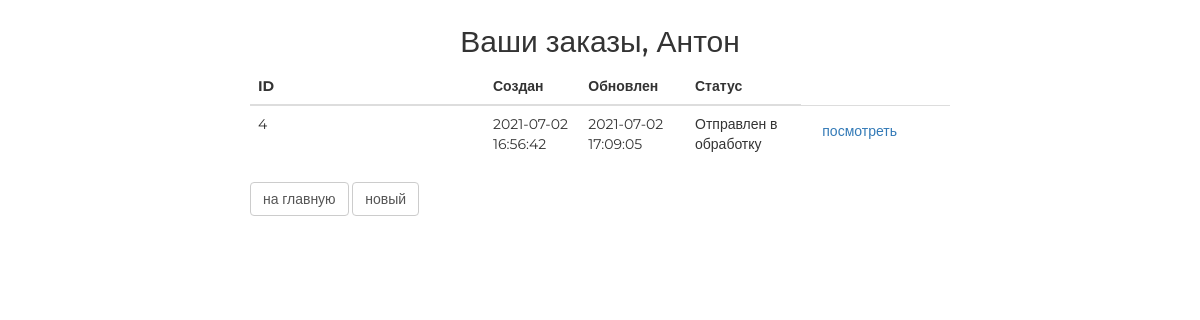
Page /order/ (signed in) on the committed database.
### authapp/models.py (models this page shows, shortened)
class ShopUser(AbstractUser):
    avatar = models.ImageField(upload_to='users_avatars', blank=True)
    age = models.PositiveIntegerField(verbose_name='возраст', default=18)
    activation_key = models.CharField(max_length=128, blank=True)
    activation_key_created = models.DateTimeField(auto_now_add=True, blank=True, null=True)

### ordersapp/models.py (models this page shows, shortened)
class Order(models.Model):
    FORMING = 'FM'
    SENT_TO_PROCEED = 'STP'
    PROCEEDED = 'PRD'
    PAID = 'PD'
    READY = 'RD'
    CANCEL = 'CNC'
    DELIVERED = 'DVD'
    STATUSES = (
        (FORMING, 'Формируется'),
        (SENT_TO_PROCEED, 'Отправлен в обработку'),
        (PROCEEDED, 'Обработан'),
        (PAID, 'Оплачен'),
        (READY, 'Готов к выдаче'),
        (CANCEL, 'Отменен'),
        (DELIVERED, 'Выдан'),
    )
    user = models.ForeignKey(settings.AUTH_USER_MODEL, on_delete=models.CASCADE)
    created = models.DateTimeField(auto_now_add=True, verbose_name='Создан')
    updated = models.DateTimeField(auto_now=True, verbose_name='Обновлен')
    is_active = models.BooleanField(default=True)
    status = models.CharField(choices=STATUSES, default=FORMING, verbose_name="Cтатус", max_length=3)

### ordersapp/views.py (the view)
# urls.py: path('', ordersapp.OrderList.as_view(), name='list'),
class OrderList(ListView):
    model = Order
    def get_queryset(self):
        return Order.objects.filter(user=self.request.user, is_active=True)

### mainapp/context_processors.py (called while the page is built)
def basket(request):
    print(f'context processor basket works')
    basket = []
    if request.user.is_authenticated:
        basket = Basket.objects.filter(user=request.user)
    return {
        'basket': basket,
    }

### ordersapp/templates/ordersapp/order_list.html (shortened to what this page needs)
{% extends 'ordersapp/base.html' %}
{% block content %}
    <div class="text-center h2 header">
        Ваши заказы,
        {% if user.first_name %}
            {{ user.first_name }}
        {% else %}
            Пользователь
        {% endif %}
    </div>
    <table class="table orders_list">
       <thead>
         <tr>
           <th>ID</th>
           <th>Создан</th>
           <th>Обновлен</th>
           <th>Статус</th>
         </tr>
       </thead>
        <tbody>
           {% for item in object_list %}
               {% if item.is_active %}
               <tr>
                   <td class="td1 orders_list">{{ item.pk }}</td>
                   <td>{{ item.created|date:"Y-m-d H:i:s" }}</td>
                   <td>{{ item.updated|date:"Y-m-d H:i:s" }}</td>
                   <td>{{ item.get_status_display }}</td>
                   <td>
                       <a class="btn btn-link" href="{% url 'order:read' item.pk %}">
                           посмотреть
                       </a>
                   </td>
                   <td>
                   </td>
                   <td>
                   </td>
               </tr>
               {% endif %}
           {% endfor %}
       </tbody>
   </table>
   <button class="btn btn-default btn-round">
       <a href="{% url 'main' %}">
           на главную
       </a>
   </button>
   <button class="btn btn-default btn-round">
       <a href="{% url 'order:create' %}">
           новый
       </a>
   </button>
{% endblock %}

### static/css/style.css (style rules this page uses)
* { margin: 0; padding: 0; }
body { font-family: 'Montserrat', sans-serif; }
html, body { height: 100%; }
.basket_container button a { text-decoration: none; color: #555; }
table { width: 100%; }
td:first-child { width: 235px; }

### rows in the picture
ShopUser: first_name "Антон"
Order: pk "4", created "2021-07-02 16:56:42", updated "2021-07-02 17:09:05", status "Отправлен в обработку"
